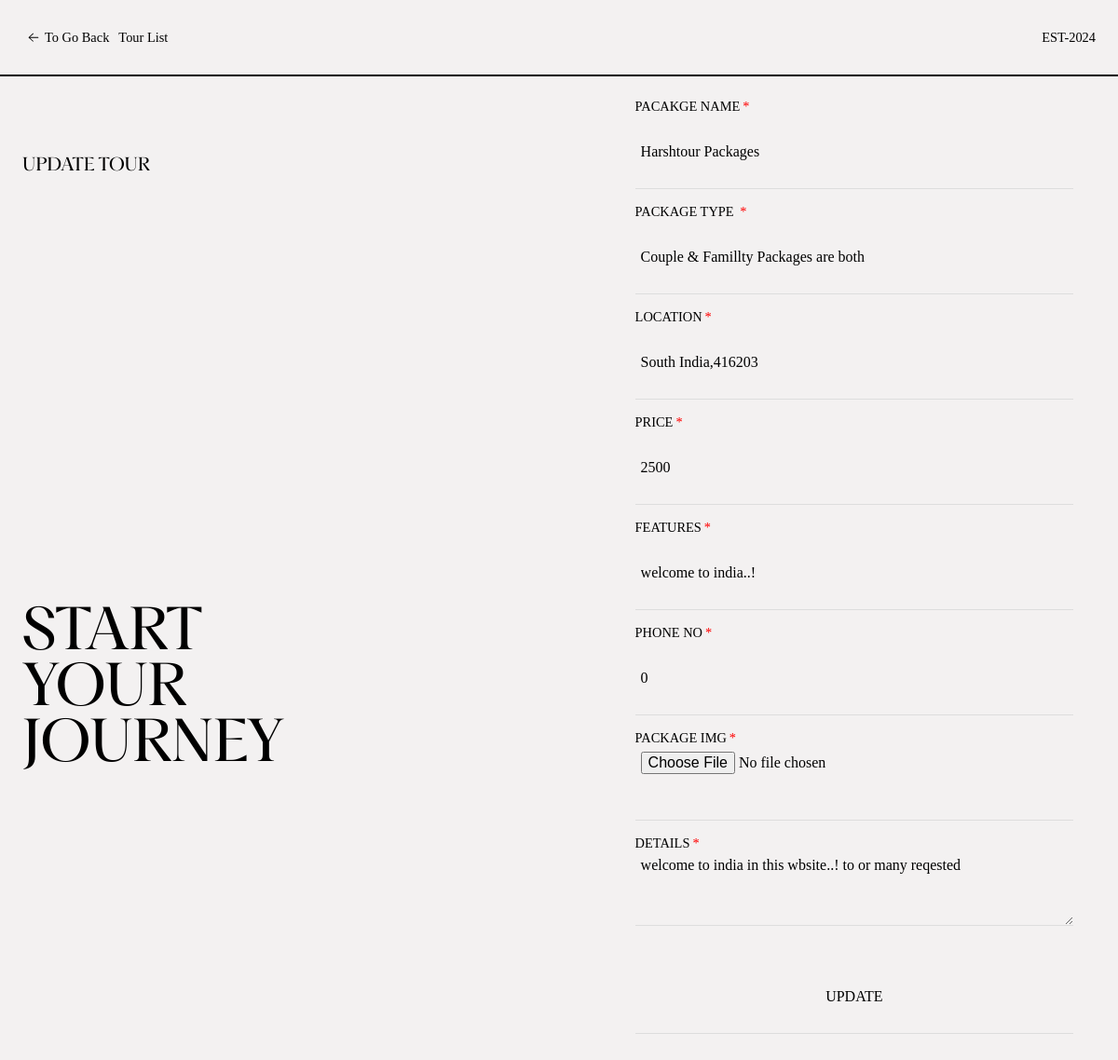
The app's page /admin/update_tour.php?id=15 with its own data.
### tables this page shows
CREATE TABLE `tour_package` (
  `TourPackage_Id` int(100) NOT NULL,
  `Package_Name` varchar(100) NOT NULL,
  `Package_Type` varchar(212) NOT NULL,
  `Package_Location` varchar(100) NOT NULL,
  `Price` varchar(100) NOT NULL,
  `Package_Features` varchar(280) NOT NULL,
  `Package_Details` varchar(300) NOT NULL,
  `Phone` varchar(12) NOT NULL,
  `Package_Image` varchar(100) NOT NULL
);

### admin/update_tour.php (the view, shortened to what this page needs)
<?php
include("../config/connection.php");
if(isset($_GET['id'])){
    $sql = "select * from tour_package where TourPackage_Id = " .  $_GET['id'];
    $result = $conn->query($sql);
    $data = mysqli_fetch_assoc($result);
}
?>
<!DOCTYPE html>
<html lang="en">
<head>
    <link rel="stylesheet" href="../css/admin/hotel.css">
</head>
<body>
    <div class="signUpPage">
        <div class="nav">
            <div class="nav-part2">
                <h3 class="closeSignUp" style="align-items: center; justify-content: center; display: flex;">
                    <a href="adminhomepage.php">to go Back</a></h3>
                    <h3><a href="tourlist.php">Tour List</a></h3>
                </div>
          <div class="nav-part1">
             <h3>est-2024</h3>
          </div>
        </div>
        <hr class="animated-hr" />
        <div class="signUpPage-part1">
          <div class="signUpPage-part11">
            <h3>update tour</h3>
            <div class="signUpPage-bottom">
              <h1>Start <br> Your <br> Journey</h1>
            </div>
          </div>
          <div class="container">
            <form action="" method="POST" enctype="multipart/form-data">
              <label for="activity" class="required">pacakge name</label>
              <input value="<?php echo $data['Package_Name'] ?>" type="text" name="package_name" placeholder="Create Package" autocomplete="off" required>
              <label for="activity" class="required">package type </label>
              <input value="<?php echo $data['Package_Type'] ?>" type="text" name="package_type" placeholder="Package Type (Family/Couple)" required />
              <label for="activity" class="required">Location</label>
              <input value="<?php echo $data['Package_Location'] ?>" type="text" name="Package_Location" placeholder="Package Location" required />
              <label for="activity" class="required">price</label>
              <input value="<?php echo $data['Price'] ?>" type="number" name="Package_price" placeholder="Package price" required />
              <label for="activity" class="required">features</label>
              <input value="<?php echo $data['Package_Features'] ?>" type="text" name="package_features" placeholder="Package features..!" autocomplete="off" required>
              <label for="activity" class="required">phone no</label>
              <input type="number" placeholder="Phone" name="phone" value="<?php echo $data['Phone'] ?>" required>
              <label for="activity" class="required">package img</label>
              <input  name="package-img" type="file"  required>
              <label for="activity" class="required">details</label>
              <textarea rows='4' cols='1'  name="package_details" placeholder="Package Details" required><?php echo $data['Package_Details'] ?></textarea>
              <input class="button-part1" type="submit" name="submit" value="Update" required />
            </form>
          </div>
        </div>
      </div>
</body>
</html>

### css/admin/hotel.css (style rules this page uses)
* { padding: 0%; margin: 0%; box-sizing: border-box; font-weight: 400; font-family: Aeonik; }
html, body { height: 100%; width: 100%; overflow-x: hidden; }
.signUpPage { width: 100%; min-height: 10vh; background-color: #f3f1f1; }
.signUpPage .nav { width: 100%; height: 10vh; display: flex; justify-content: space-between; align-items: center; text-transform: capitalize; padding: 2vw; }
.signUpPage .nav h3 { font-size: 1.2vw; cursor: pointer; }
.signUpPage .nav-part1 { display: flex; align-items: center; gap: 10px; }
.signUpPage .nav-part1 h3 { text-transform: uppercase; cursor: pointer; }
.signUpPage-part1 { width: 100%; position: relative; min-height: 100vh; display: flex; justify-content: space-between; padding: 0 2vw; }
.signUpPage-part11 { width: 50%; height: 100%; flex-direction: column; }
.signUpPage-part11 h3 { margin-top: 10vh; font-family: pp; overflow: hidden; opacity: 1; text-transform: uppercase; }
.signUpPage-bottom { width: 50%; text-align: left; align-items: center; position: absolute; bottom: 0%; margin-bottom: 40vh; }
.signUpPage-bottom h1 { font-weight: 200; font-family: pp; line-height: 1; text-transform: uppercase; font-size: 5vw; opacity: 1; }
.signUpPage .container { padding: 2vw; height: 100%; width: 45%; }
.signUpPage label { display: block; text-transform: uppercase; font-size: 1.2vw; opacity: 1; }
.signUpPage .container input, select, textarea { width: 100%; height: 10vh; padding: 0.5vw; margin-bottom: 2vh; border: none; font-weight: 400; border-bottom: 1px solid #ddd; box-sizing: border-box; outline: none; font-size: 16px; background-color: #f3f1f1; transition: border-color 0.3s ease; opacity: 1; }
.animated-hr { width: 100%; border: 1px solid black; }
.container form { opacity: 1; }
.required::after { content: "*"; color: red; margin-left: 3px; }
.signUpPage ::placeholder { color: #aaa; font-weight: 400; }
.signUpPage .button-part1 { width: 100%; margin-top: 2vh; height: 6vh; display: flex; flex-direction: column; align-items: center; cursor: pointer; text-transform: uppercase; justify-content: center; }
a { text-decoration: none; color: black; }
.nav-part2 { display: flex; align-items: center; gap: 10px; }

### records on screen
tour_package: package_name "Harshtour Packages", package_type "Couple & Famillty Packages are both", Package_Location "South India,416203", Package_price "2500", package_features "welcome to india..!", phone "0", package_details "welcome to india in this wbsite..! to or many reqested"
